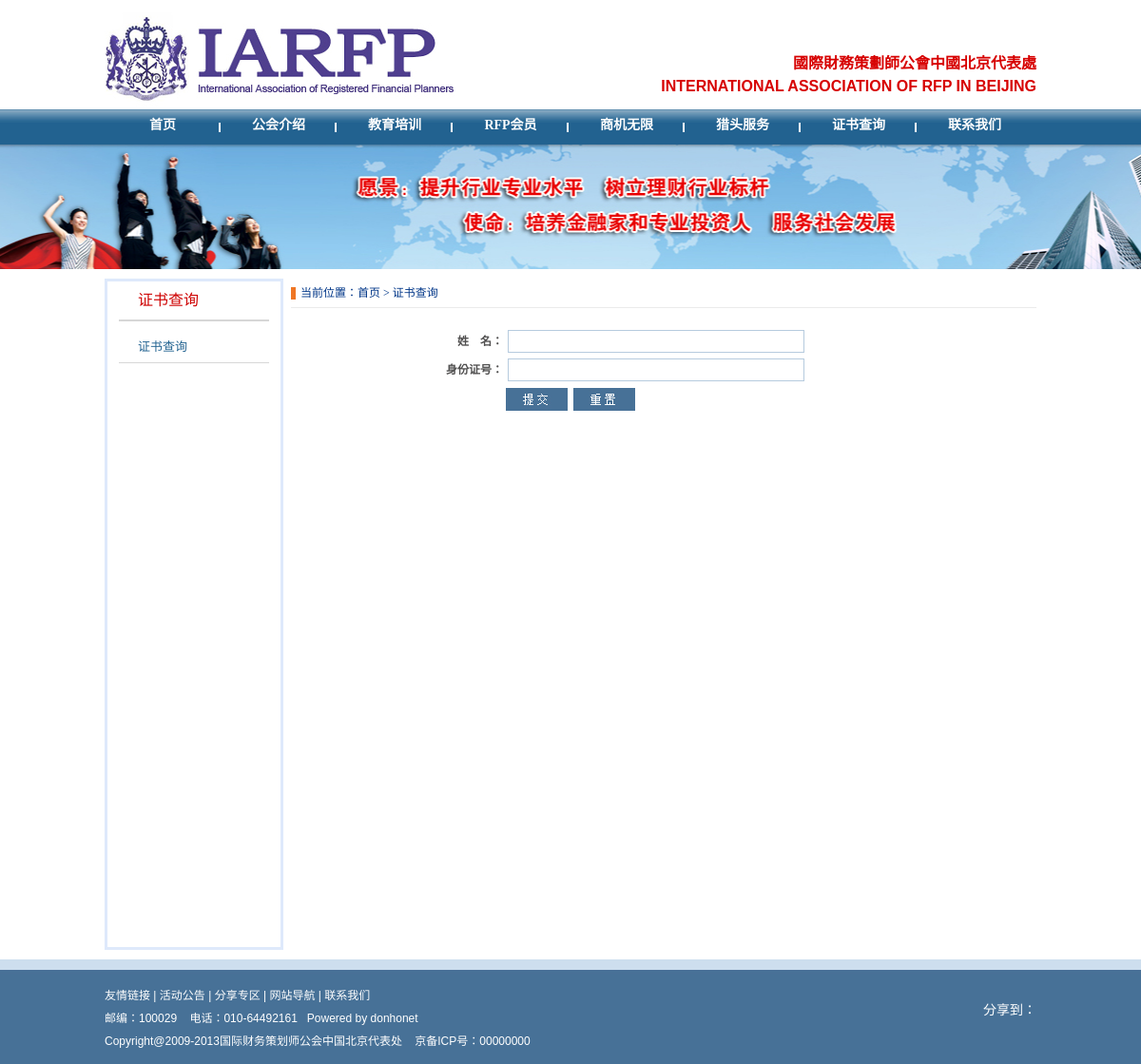
Page /certificate.php on the committed database.
### tables this page shows
CREATE TABLE `dh_category` (
  `catId` bigint(20) NOT NULL auto_increment COMMENT '栏目ID',
  `parentId` bigint(20) default NULL COMMENT '上级栏目ID',
  `catName` varchar(128) default NULL COMMENT '栏目名称',
  `menuName` varchar(128) default NULL,
  `imgPath` varchar(500) default NULL COMMENT '图片路径',
  `createTime` datetime default NULL COMMENT '创建时间',
  `path` varchar(128) default NULL COMMENT '路径',
  `seqNo` smallint(1) default NULL COMMENT '排序序号',
  `style` smallint(1) default NULL COMMENT '栏目类型',
  `seoTitle` varchar(500) default NULL,
  `seoKey` varchar(255) default NULL,
  `seoDescription` text,
  `frontUrl` varchar(255) default NULL,
  `backUrl` varchar(255) default NULL,
  `description` text,
  `isShow` smallint(1) default '0',
  PRIMARY KEY  (`catId`)
);

CREATE TABLE `dh_webconfig` (
  `wId` bigint(20) NOT NULL auto_increment,
  `name` varchar(500) default NULL,
  `imgPath` varchar(500) default NULL,
  `address` varchar(500) default NULL,
  `zipCode` varchar(30) default NULL,
  `tellphone` varchar(30) default NULL,
  `cellphone` varchar(30) default NULL,
  `fax` varchar(15) default NULL,
  `contact` varchar(100) default NULL,
  `qq` varchar(50) default NULL,
  `email` varchar(50) default NULL,
  `url` varchar(500) default NULL,
  `putOnRecords` varchar(100) default NULL,
  `seoTitle` varchar(500) default NULL,
  `seoKey` text,
  `seoDescription` text,
  `microblog` varchar(500) default NULL,
  `copyright` text,
  `seqNo` smallint(2) default NULL,
  `isDisabled` smallint(1) default NULL,
  `serviceTel` varchar(30) default NULL,
  PRIMARY KEY  (`wId`)
);

### core/sysutil/managerFactory.class.php (called while the page is built, shortened)
<?php
class ManagerFactory {
	private static $categoryDao;
	public static function getCategoryManager() {
		if (!is_object(self::$categoryDao)) {
			global $root;
			require_once($root."/core/dao/categoryDao.php");
			self::$categoryDao = new CategoryDao();
		}
		return self::$categoryDao;
	}
	private static $webconfigDao;
	public static function getWebConfigManager() {
		if (!is_object(self::$webconfigDao)) {
			global $root;
			require_once($root."/core/dao/webConfigDao.php");
			self::$webconfigDao = new WebConfigDao();
		}
		return self::$webconfigDao;
	}
}
?>

### core/dao/categoryDao.php (called while the page is built, shortened)
<?
include_once($root."/core/dao/baseDao.php");
class CategoryDao extends BaseDao {
	var $db;
	function CategoryDao() {
		$this->db = parent::getDB();
	}
	function GetNavList($catId) {
		$sql= "select * from dh_category where isShow=1 and parentId = $catId order by seqNo";
		$this->db->setQuery($sql);
		return $this->db->loadobjectlist();
	}
	function GetNavCount($catId) {
		$sql= "select * from dh_category where isShow=1 and parentId = $catId order by seqNo";
		$this->db->setQuery($sql);
		return $this->db->num_rows();
	}
	function GetCatObjectByCatId($catId) {
		$sql= "select * from dh_category where catId=".$catId." order by seqNo limit 0,1";
		$this->db->setQuery($sql);
		return $this->db->loadobject();
	}
}
?>

### core/dao/baseDao.php (called while the page is built)
<?
include_once($root."/core/sysutil/factory.class.php");
class BaseDao {
	var $db;
	function BaseDao() {
		$this->db = Factory::create();
	}
	function getDB() {
		return $this->db;
	}
}
?>

### core/sysutil/factory.class.php (called while the page is built)
<?php
include_once($root."/core/config.inc.php");
include_once($root."/core/db/database.class.php");
class Factory {
	private static $db;
	public static function create() {
		if (!is_object(self::$db)) {
			global $cfg_dbhost;
			global $cfg_dbuser;
			global $cfg_dbpwd;
			global $cfg_dbname;
			self::$db = new Database($cfg_dbhost,$cfg_dbuser,$cfg_dbpwd,$cfg_dbname);
		}
		return self::$db;
	}
}
?>

### core/db/database.class.php (called while the page is built, shortened)
<?php
class Database{
	var $sql;
	function Database($dbhost,$dbuser,$dbpwd,$dbname){
		$this->dbhost = $dbhost;
		$this->dbuser = $dbuser;
		$this->dbpwd = $dbpwd;
		$this->dbname =$dbname;
	}
	function query(){
		$result = mysql_query($this->sql);
		if(!$result){
			throw new Exception("信息有误，请谅解！");
		}else{
			return $result;
		}
	}
	function setQuery( $sql , $start=null , $limit = null){
		if($limit){
			$this->sql = $sql . " limit $start,$limit";
		}else{
			$this->sql = $sql;
		}
	}
	function loadobject(){
		$rt = $this->query();
		$rs = mysql_fetch_object($rt);
		return $rs;
	}
	function loadobjectlist(){
		$rt = $this->query();
		while($rs = mysql_fetch_object($rt)){
			$row[] = $rs;
		}
		if(@is_array($row)) return $row;
		return array();
	}
	function server_info(){
		return mysql_get_server_info();
	}
}
?>

### core/common/globalFilter.php (called while the page is built, shortened)
<?php
$root = substr(dirname(__FILE__),0,-12);
include_once($root."/core/sysutil/managerFactory.class.php");
?>

### common/lib/config.php (called while the page is built, shortened)
<? require_once($root."/common/lib/global.php");?>
<? require_once($root."/common/lib/frontUtil.php");?>
<?
$webConfigManager = ManagerFactory::getWebConfigManager();
$config = $webConfigManager->GetWebConfigById(1);
$urlIsRewrite = $config->isDisabled;
if($urlIsRewrite) {
  $indexUrl = "/";
  $serviceUrl = "/service/";
  $caseUrl="/case/";
  $newUrl="/new/";
  $productUrl="/product/";
  $contactUrl="/contact/";
  $aboutUrl="/about/";
  $projectUrl="/project/";
  $cooperationUrl="/cooperation/";
  $certificateUrl="http://uibe.iarfp.org.cn/chinese/onlineregistration/Sign_up.asp";
  $educationUrl="/education/";
  $noticeUrl="/notice/";
  $shareUrl="/new/list-9-12.html";
  $activityUrl="/activity/";
  $pressReleaseUrl="/pressRelease/";
  $collegeUrl="/college/";
  $navUrl="/nav/";
  $linksUrl="/links/";
  $postUrl="/post/";
} else {
  $indexUrl = "/index.php";
  $contactUrl="/contact.php";
  $certificateUrl="http://uibe.iarfp.org.cn/chinese/onlineregistration/Sign_up.asp";
  $noticeUrl="/notice.php";
  $shareUrl="/new.php?one=9&two=12";
  $navUrl="/nav.php";
  $linksUrl="/links.php";
}
?>

### core/config.inc.php (called while the page is built, shortened)
<?php
$cfg_dbhost = "127.0.0.1";
$cfg_dbuser = "dh_dwjmdb";
$cfg_dbpwd  = "dh_dwjmdb";
$cfg_dbname = "dh_dwjmdb";
?>

### core/dao/webConfigDao.php (called while the page is built, shortened)
<?
include_once($root."/core/dao/baseDao.php");
class WebConfigDao extends BaseDao {
	var $db;
	function WebConfigDao() {
		$this->db = parent::getDB();
	}
	function GetWebConfigById($id) {
		$sql= "select * from dh_webconfig where wid = ".$id;
		$this->db->setQuery($sql);
		return $this->db->loadobject();
	}
}
?>

### certificate.php (the view, shortened to what this page needs)
<? require_once("core/common/globalFilter.php");?>
<? require_once("common/lib/config.php");?>
<?
  if (is_null($one) || intval($one) != 16) {
    $one = 16;
  }
  $categoryManager = ManagerFactory::getCategoryManager();
  $currentCat = $categoryManager->GetCatObjectByCatId($one);
?>
<!DOCTYPE html PUBLIC "-//W3C//DTD XHTML 1.0 Transitional//EN" "http://www.w3.org/TR/xhtml1/DTD/xhtml1-transitional.dtd">
<html xmlns="http://www.w3.org/1999/xhtml">
<head>
<? require_once("common/master/header.php");?>
</head>
<body>
  <? require_once("common/master/nav.php");?>
  <div class="nav_banner">
    <div id="fsD1" class="focus1" >
      <div id="D1pic1" class="fPic1">
        <div class="fcon1" style="display: none;">
        </div>
      </div>
  </div>
  </div>
  <div class="home_main">
    <div class="list_left" style="height:700px;">
      <div class="list_left1"><?=$currentCat->catName?></div>
      <div class="list_left2">
        <ul>
          <li><a href="<?=$certificateUrl?>"><?=$currentCat->catName?></a></li>
        </ul>
      </div>
    </div>
    <div class="nr_right">
      <div class="nr_right1">当前位置：<a href="<?=$indexUrl?>">首页</a><?=FrontUtil::GetLocation($one);?></div>
      <div class="nr_zscx">
        <div class="rz_news2">
          <table style="width: 100%;" class="list_table" border="0" cellpadding="0" cellspacing="0">
            <tbody>
              <tr>
                <td width="32%" height="30" align="right"><strong>姓&nbsp;&nbsp;&nbsp;&nbsp;名：</strong></td>
                <td width="68%" height="30" align="left">
                  <input name="realName" id="realName" style="border-color:#B6CBDE;border-width:1px;border-style:Solid;height:22px; line-height:22px; width:310px; margin-left:5px;" type="text" />
                </td>
              </tr>
              <tr>
                <td height="30" align="right"><strong>身份证号：</strong></td>
                <td height="30" align="left">
                  <input name="certificate" id="certificate" style="border-color:#B6CBDE;border-width:1px;border-style:Solid;height:22px; line-height:22px; width:310px; margin-left:5px;" type="text" />
                </td>
              </tr>
              <tr>
                <td height="30" align="right">&nbsp;</td>
                <td height="40" align="left">&nbsp;<a href="###1" onclick="javascript:submitForm();"><img src="/resources/images/tj.jpg" /></a>&nbsp;&nbsp;<a href="###2" onclick="javascript:clearForm();"><img src="/resources/images/cz.jpg" /></a></td>
              </tr>
            </tbody>
          </table>
        </div>
      </div>
    </div>
  </div>
  <? require_once("common/master/footer.php");?>
</body>
</html>

### common/master/nav.php (shortened to what this page needs)
<div class="head">
  <div class="logo"><img src="/resources/images/img_02.jpg" /></div>
  <div class="biaoyu"><span>國際財務策劃師公會中國北京代表處</span><br />
    INTERNATIONAL ASSOCIATION OF RFP IN BEIJING</div>
</div>
<div class="nav">
  <div class="cw_nav1">
    <ul id="nav">
      <?
	      $categoryManager = ManagerFactory::getCategoryManager();
	      $navlist = $categoryManager->GetNavList(0);
	      $index = 0;
	      $count = count($navlist);
	      foreach($navlist as $navobject) {
	        $index++;
	        $clz = "";
          if ($index == $count) {
            $clz = "style=\"background:none;\"";
          }
	        if ($urlIsRewrite) {
	          $frontUrl = $navobject->frontUrl;
	          if ($frontUrl=="/") {
	            $url = $frontUrl;
	          } else if (!strrpos($frontUrl,"/",1)){
	            $url = $frontUrl."/";
	          } else {
	            $url = $frontUrl;
	          }
	        }else {
	          $frontUrl = $navobject->frontUrl;
	          if (empty($frontUrl) || $frontUrl == "/") {
	            $url = $frontUrl;
	          } else {
	            $url = $frontUrl.".php";
	          }
	        }
	    ?>
      <li <?=$clz?>><a href="<?=$url?>"><?=$navobject->catName?></a>
      </li>
      <?
        }
      ?>
    </ul>
  </div>
</div>

### common/lib/frontUtil.php (shortened to what this page needs)
<?
class FrontUtil {
  static function GetLocation($catId) {
    $categoryManager = ManagerFactory::getCategoryManager();
    $categoryobject = $categoryManager->GetCatObjectByCatId($catId);
    $link = self::generateLink($categoryobject);
    $catName = "<a href=\"".$link."\">".$categoryobject->catName."</a>";
    $parentId = $categoryobject->parentId;
    if ($parentId != 0) {
      return self::GetParentLocation($parentId)." > ".$catName;
    } else {
      return " > ".$catName;
    }
  }
  static function generateLink($categoryobject) {
    global $urlIsRewrite;
    $link = "";
    if ($categoryobject->parentId == null || $categoryobject->parentId == 0) {
      if ($urlIsRewrite) {
        $link .= $categoryobject->frontUrl."/";
      } else {
        $link .= $categoryobject->frontUrl.".php"."?one=".$categoryobject->catId;
      }
    }
    return $link;
  }
}
?>

### common/master/footer.php (shortened to what this page needs)
<div class="home_foot">
  <div class="foot">
    <div class="foot_left"><a href="<?=$linksUrl?>">友情链接</a> | <a href="<?=$noticeUrl?>">活动公告</a> | <a href="<?=$shareUrl?>">分享专区</a> | <a href="<?=$navUrl?>">网站导航</a> | <a href="<?=$contactUrl?>">联系我们</a><br />
      邮编：<?=$config->zipCode?>    &nbsp;&nbsp; 电话：<?=$config->tellphone?>     &nbsp;  Powered by <a href="http://www.donhonet.net">donhonet</a><br />
      <?=$config->copyright?>  &nbsp;&nbsp; 京备ICP号：<?=$config->putOnRecords?> </div>
    <div class="foot_right">
      <dl>
        <dt>分享到：</dt>
      </dl>
    </div>
  </div>
</div>

### resources/css/basic.css (style rules this page uses)
* { margin:0;padding:0; border:0; }
body,ul,ol,li,p,h1,h2,h3,h4,h5,h6,form,fieldset,table,td,img,div,tr { margin:0; padding:0; }
input,select { font-size:12px; vertical-align:middle; }
body div { text-align:left; }
textarea,input { word-wrap:break-word; word-break:break-all; padding:0px; }
ul,li { list-style:none; }
img { border:0 none; }
a { color:#000; text-decoration:none; }

### resources/css/style.css (style rules this page uses)
body { background:#ffffff; }
.head { width:980px; height:115px; background:#ffffff; margin:0 auto; }
.logo { float:left; width:374px; height:115px; }
.biaoyu { width:445px; float:right; line-height:24px; padding:55px 0 0 0; font-size:16px; color:#d70000; text-align:right; font-family:Arial, Helvetica, sans-serif; font-weight:bold; }
.biaoyu span { font-weight:bold; }
.nav { width:100%; margin:0 auto; height:37px; background:url(../images/img_05.jpg) repeat-x; }
.nav_banner { width:100%; margin:0 auto; height:131px; text-align:center; }
.cw_nav1 { width:980px; height:auto; margin:0 auto; }
#nav { line-height: 34px; *line-height: 32px; list-style-type: none; margin:0 auto; }
#nav a { display: block; width: 122px; font-weight:bold; text-align:center; font-family:"宋体"; }
#nav a:link { color:#ffffff; text-decoration:none; }
#nav li { float: left; width: 122px; text-align:center; background:url(../images/dianbg.jpg) no-repeat right 14px; font-size:14px; }
.home_main { width:980px; height:auto; margin:0 auto; padding:0 0 10px 0; overflow:hidden; }
.home_foot { width:100%; height:110px; background:url(../images/footbg.jpg) repeat-x; margin:0 auto; overflow:hidden; }
.foot { width:980px; height:auto; margin:0 auto; padding:20px 0 0 0; overflow:hidden; }
.foot_left { width:650px; height:auto; float:left; padding:6px 0 0 0; line-height:24px; font-size:12px; color:#ffffff; font-family:Arial, Helvetica, sans-serif; overflow:hidden; }
.foot_left a { color:#ffffff; font-family:Arial, Helvetica, sans-serif; }
.foot_right { float:right; padding:13px 0 0 0; overflow:hidden; }
.foot_right dl { height:auto; float:left; padding:6px 0 0 0; overflow:hidden; }
.foot_right dl dt { height:30px; line-height:30px; float:left; font-family:"微软雅黑"; color:#fff; font-size:14px; overflow:hidden; }
.list_left { width:182px; height:500px; float:left; border:3px solid #dee9fb; display:inline; margin:10px 0 0 0; overflow:hidden; }
.list_left1 { width:138px; margin:0 auto; border-bottom:2px solid #d7d7d7; padding:0 0 0 20px; height:40px; line-height:40px; font-size:16px; color:#ce0000; font-family:"微软雅黑"; }
.list_left2 { width:158px; margin:0 auto; }
.list_left2 ul { width:158px; float:left; padding:10px 0 0 0; }
.list_left2 ul li { width:138px; margin:0 auto; border-bottom:1px solid #d7d7d7; padding:0 0 0 20px; height:33px; line-height:33px; font-size:13px; color:#216290; font-family:"微软雅黑"; }
.list_left2 ul li a { font-size:13px; color:#216290; font-family:"微软雅黑"; }
.nr_right { width:774px; float:right; display:inline; margin:10px 0 0 0; }
.nr_right1 { width:774px; height:30px; line-height:30px; background:url(../images/ghjs_05.jpg) no-repeat left center; font-size:12px; padding:0 0 0 10px; color:#003688; border-bottom:1px solid #ebebeb; float:right; }
.nr_right1 a { color:#003688; }
.rz_news2 { width:547px; float:left; margin:20px 0 0 38px; display:inline; }
.rz_news2 table td { font-size:12px; color:#515050; }
.nr_zscx { width:774px; line-height:24px; float:left; font-size:12px; }
.focus1 { height:131px; text-align:center; }
.focus1 .fcon1 { position:relative; width:100%; margin:0 auto; overflow:hidden; height:131PX; text-align:center; background:url(../images/ghjs_02.jpg) no-repeat center; display:none; }

### rows in the picture
dh_category: catName "首页"
dh_category: catName "公会介绍"
dh_category: catName "教育培训"
dh_category: catName "RFP会员"
dh_category: catName "商机无限"
dh_category: catName "猎头服务"
dh_category: catName "证书查询"
dh_category: catName "联系我们"
dh_webconfig: zipCode "100029", tellphone "010-64492161", copyright "Copyright@2009-2013国际财务策划师公会中国北京代表处", putOnRecords "00000000"

### other values in the picture
FrontUtil::GetLocation($one) ">"
